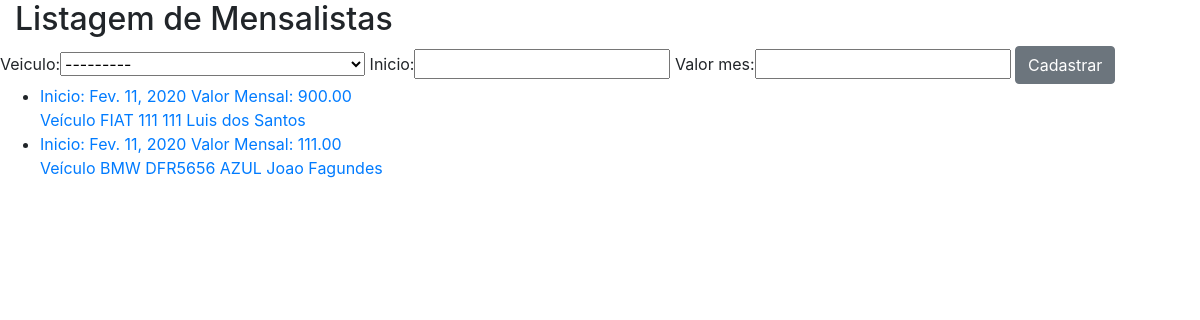
Page /sistema/mensalista/ on the earlier database version.
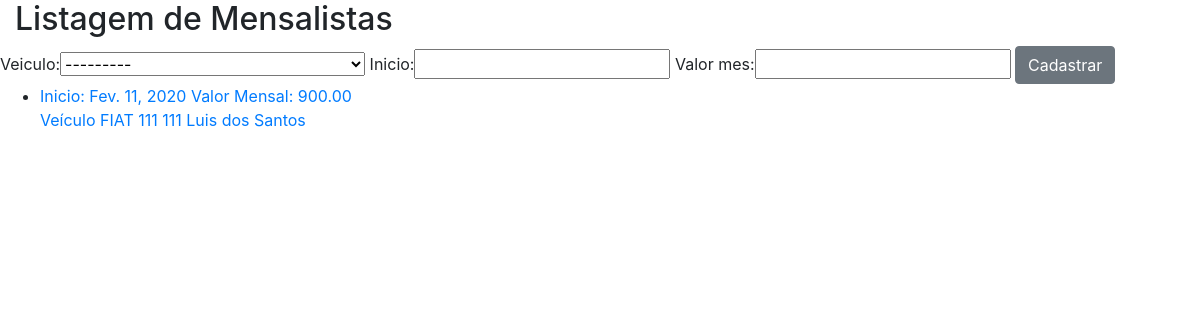
Same page on the later database version.
### core/models.py (models this page shows, shortened)
class Mensalista(models.Model):
	veiculo = models.ForeignKey('Veiculo', on_delete=models.PROTECT)
	inicio = models.DateField()
	valor_mes = models.DecimalField(max_digits=5, decimal_places=2)

class Veiculo(models.Model):
	marca = models.ForeignKey('Marca', on_delete=models.PROTECT)
	proprietario = models.ForeignKey('Pessoa', on_delete=models.PROTECT)
	placa = models.CharField(max_length=7)
	cor = models.CharField(max_length=15)
	observacoes = models.TextField()
	def __str__(self):
		return self.marca.nome + " " + self.placa + " " + self.cor + " " + self.proprietario.nome

class Marca(models.Model):
	nome = models.CharField(max_length=50)

class Pessoa(models.Model):
	nome = models.CharField(max_length=100)
	endereco = models.CharField(max_length=200)
	telefone = models.CharField(max_length=20)

### core/views.py (the view)
def lista_mensalistas(request):
	mensalista = Mensalista.objects.all()
	form = MensalistaForm()
	data = {'mensalistas': mensalista, 'form': form}
	return render(request,'core/lista_mensalistas.html', data)

### core/forms.py
class MensalistaForm(ModelForm):
	class Meta:
		model = Mensalista
		fields = '__all__'

### core/templates/core/lista_mensalistas.html (shortened to what this page needs)
{% extends 'base.html' %}
{% block main %}
{% load bootstrap %}
<div class="row">
	<div class="col">
		<h2>Listagem de Mensalistas</h2>
	</div>
</div>
<div class="row">
	<div class="col-sm-06">
		<form action="{% url 'core_mensalista_novo' %}" method="POST">
			{{form|bootstrap}}
			<button class="btn btn-secondary" ype="submit">Cadastrar</button>
		</form>
	</div>
	<div class="col-sm-06">
	<ul>
		{% for mensalista in mensalistas %}
			<li>
				<a href="{% url 'core_mensalista_update' mensalista.id %}"> Inicio: {{ mensalista.inicio}} Valor Mensal: {{ mensalista.valor_mes}} <br> Veículo {{mensalista.veiculo}}</a>
			</li>
		{%endfor%}
	</ul>
	</div>
</div>
{% endblock %}

Differences in the rows shown:
removed Mensalista: inicio "Fev. 11, 2020", valor_mes "111.00", veiculo "BMW DFR5656 AZUL Joao Fagundes"
